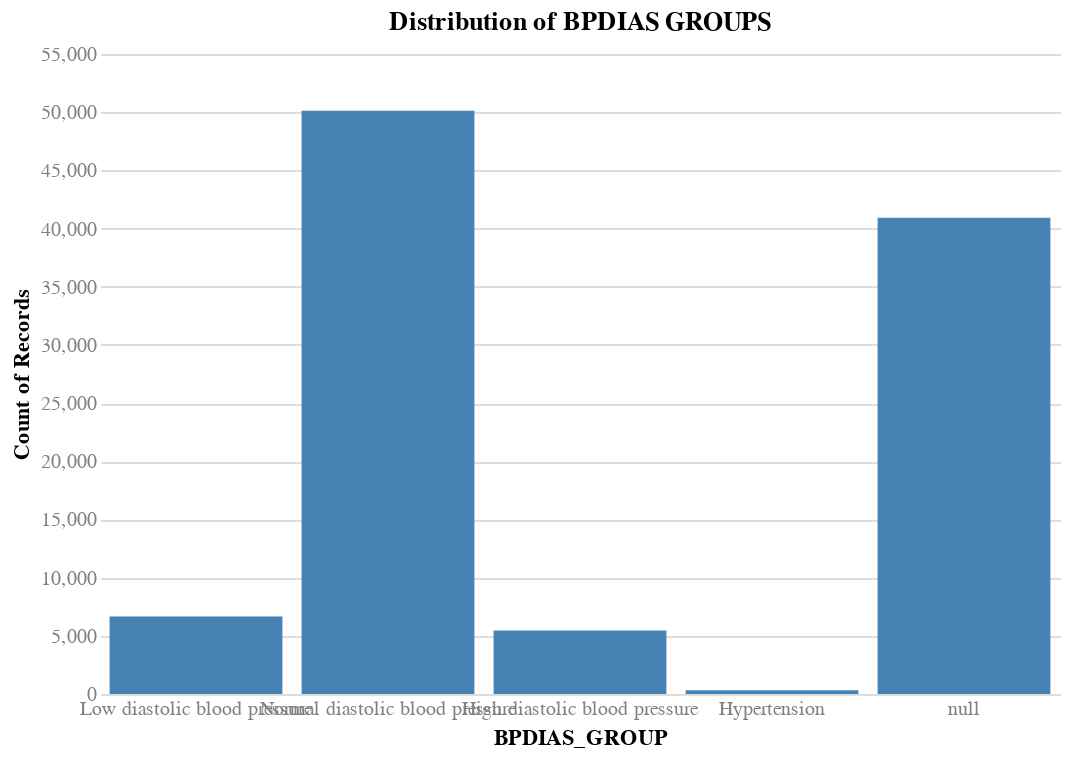

Source (notebook cell):
### Code cell
# Bin the BPDIAS as diastolic blood pressure status
# <60 = Low diastolic blood pressure
# 60-90 = Normal diastolic blood pressure
# 90-110 = High diastolic blood pressure
# >=110 = Hypertension

bpdias_groups = [
    'Low diastolic blood pressure', 'Normal diastolic blood pressure', 'High diastolic blood pressure', 'Hypertension'
]

def bin_bpdias(bpdias):
    if pd.isna(bpdias): return pd.NA
    elif bpdias < 60: return 'Low diastolic blood pressure'
    elif bpdias < 90: return 'Normal diastolic blood pressure'
    elif bpdias < 110: return 'High diastolic blood pressure'
    else: return 'Hypertension'

X_train['BPDIAS_GROUP'] = X_train['BPDIAS'].apply(bin_bpdias)

# Check the distribution of BPDIAS groups
chart(
    df=X_train,
    x=alt.X('BPDIAS_GROUP:O', sort=bpdias_groups),
    y='count()',
    title='Distribution of BPDIAS GROUPS',
).mark_bar().interactive()

### Figure 1 — Vega specification as saved in the notebook (floating-point values rounded to 4 significant figures)
{"$schema": "https://vega.github.io/schema/vega/v5.json", "data": [{"name": "param_6_store"}, {"name": "source_0"}, {"name": "data_0", "values": [{"BPDIAS_GROUP": "High diastolic blood pressure", "__count": 5453}, {"BPDIAS_GROUP": "Normal diastolic blood pressure", "__count": 50124}, {"BPDIAS_GROUP": null, "__count": 40923}, {"BPDIAS_GROUP": "Low diastolic blood pressure", "__count": 6666}, {"BPDIAS_GROUP": "Hypertension", "__count": 320}]}, {"name": "source_0_x_domain_BPDIAS_GROUP", "values": [{"BPDIAS_GROUP": "High diastolic blood pressure", "sort_field": 2.0}, {"BPDIAS_GROUP": "Normal diastolic blood pressure", "sort_field": 1.0}, {"BPDIAS_GROUP": null, "sort_field": 4.0}, {"BPDIAS_GROUP": "Low diastolic blood pressure", "sort_field": 0.0}, {"BPDIAS_GROUP": "Hypertension", "sort_field": 3.0}]}, {"name": "data_0_y_domain___count", "values": [{"min": 320, "max": 50124}]}], "signals": [{"name": "unit", "value": {}, "on": [{"events": "pointermove", "update": "isTuple(group()) ? group() : unit"}]}, {"name": "param_6", "update": "vlSelectionResolve(\"param_6_store\", \"union\")"}, {"name": "param_6_BPDIAS_GROUP", "on": [{"events": [{"source": "view", "type": "dblclick"}], "update": "null"}, {"events": {"signal": "param_6_translate_delta"}, "update": "panLinear(param_6_translate_anchor.extent_x, -param_6_translate_delta.x / width)"}, {"events": {"signal": "param_6_zoom_delta"}, "update": "zoomLinear(domain(\"x\"), param_6_zoom_anchor.x, param_6_zoom_delta)"}]}, {"name": "param_6_tuple", "on": [{"events": [{"signal": "param_6_BPDIAS_GROUP"}], "update": "param_6_BPDIAS_GROUP ? {unit: \"\", fields: param_6_tuple_fields, values: [param_6_BPDIAS_GROUP]} : null"}]}, {"name": "param_6_tuple_fields", "value": [{"field": "BPDIAS_GROUP", "channel": "x", "type": "E"}]}, {"name": "param_6_translate_anchor", "value": {}, "on": [{"events": [{"source": "scope", "type": "pointerdown"}], "update": "{x: x(unit), y: y(unit), extent_x: domain(\"x\")}"}]}, {"name": "param_6_translate_delta", "value": {}, "on": [{"events": [{"source": "window", "between": [{"source": "scope", "type": "pointerdown"}, {"source": "window", "type": "pointerup"}], "type": "pointermove", "consume": true}], "update": "{x: param_6_translate_anchor.x - x(unit), y: param_6_translate_anchor.y - y(unit)}"}]}, {"name": "param_6_zoom_anchor", "on": [{"events": [{"source": "scope", "type": "wheel", "consume": true}], "update": "{x: invert(\"x\", x(unit)), y: invert(\"y\", y(unit))}"}]}, {"name": "param_6_zoom_delta", "on": [{"events": [{"source": "scope", "type": "wheel", "consume": true}], "update": "pow(1.001, event.deltaY * pow(16, event.deltaMode))", "force": true}]}, {"name": "param_6_modify", "on": [{"events": {"signal": "param_6_tuple"}, "update": "modify(\"param_6_store\", param_6_tuple, true)"}]}], "marks": [{"type": "rect", "name": "marks", "from": {"data": "data_0"}, "encode": {"update": {"y2": {"value": 0, "scale": "y"}, "ariaRoleDescription": {"value": "bar"}, "x": {"field": "BPDIAS_GROUP", "scale": "x"}, "fill": {"value": "steelblue"}, "description": {"signal": "\"BPDIAS_GROUP: \" + (isValid(datum[\"BPDIAS_GROUP\"]) ? datum[\"BPDIAS_GROUP\"] : \"\"+datum[\"BPDIAS_GROUP\"]) + \"; Count of Records: \" + (format(datum[\"__count\"], \"\"))"}, "width": {"signal": "max(0.25, bandwidth('x'))"}, "y": {"field": "__count", "scale": "y"}}}, "style": ["bar"], "interactive": true}], "scales": [{"name": "x", "type": "band", "domain": {"data": "source_0_x_domain_BPDIAS_GROUP", "field": "BPDIAS_GROUP", "sort": {"op": "max", "field": "sort_field"}}, "range": [0, {"signal": "width"}], "paddingInner": 0.1, "paddingOuter": 0.05}, {"name": "y", "type": "linear", "domain": [{"signal": "(data(\"data_0_y_domain___count\")[0] || {}).min"}, {"signal": "(data(\"data_0_y_domain___count\")[0] || {}).max"}], "range": [{"signal": "height"}, 0], "zero": true, "nice": true}], "axes": [{"scale": "y", "zindex": 0, "maxExtent": 0, "tickCount": {"signal": "ceil(height/40)"}, "labels": false, "gridScale": "x", "orient": "left", "minExtent": 0, "aria": false, "ticks": false, "domain": false, "grid": true}, {"scale": "x", "grid": false, "orient": "bottom", "labelBaseline": "top", "title": "BPDIAS_GROUP", "zindex": 0}, {"scale": "y", "orient": "left", "zindex": 0, "labelAlign": "right", "tickCount": {"signal": "ceil(height/40)"}, "title": "Count of Records", "grid": false, "labelOverlap": true}], "title": {"text": "Distribution of BPDIAS GROUPS", "frame": "group"}, "background": "white", "style": "cell", "config": {"axis": {"domain": false, "labelAngle": 0, "labelColor": "gray", "labelFontSize": 10, "ticks": false}, "style": {"guide-label": {"font": "Helvetica Neue"}, "guide-title": {"font": "Helvetica Neue"}, "group-title": {"font": "Helvetica Neue"}, "group-subtitle": {"font": "Helvetica Neue"}, "cell": {"stroke": null}, "text": {"font": "Helvetica Neue"}}}, "width": 480, "height": 320, "padding": 5}
